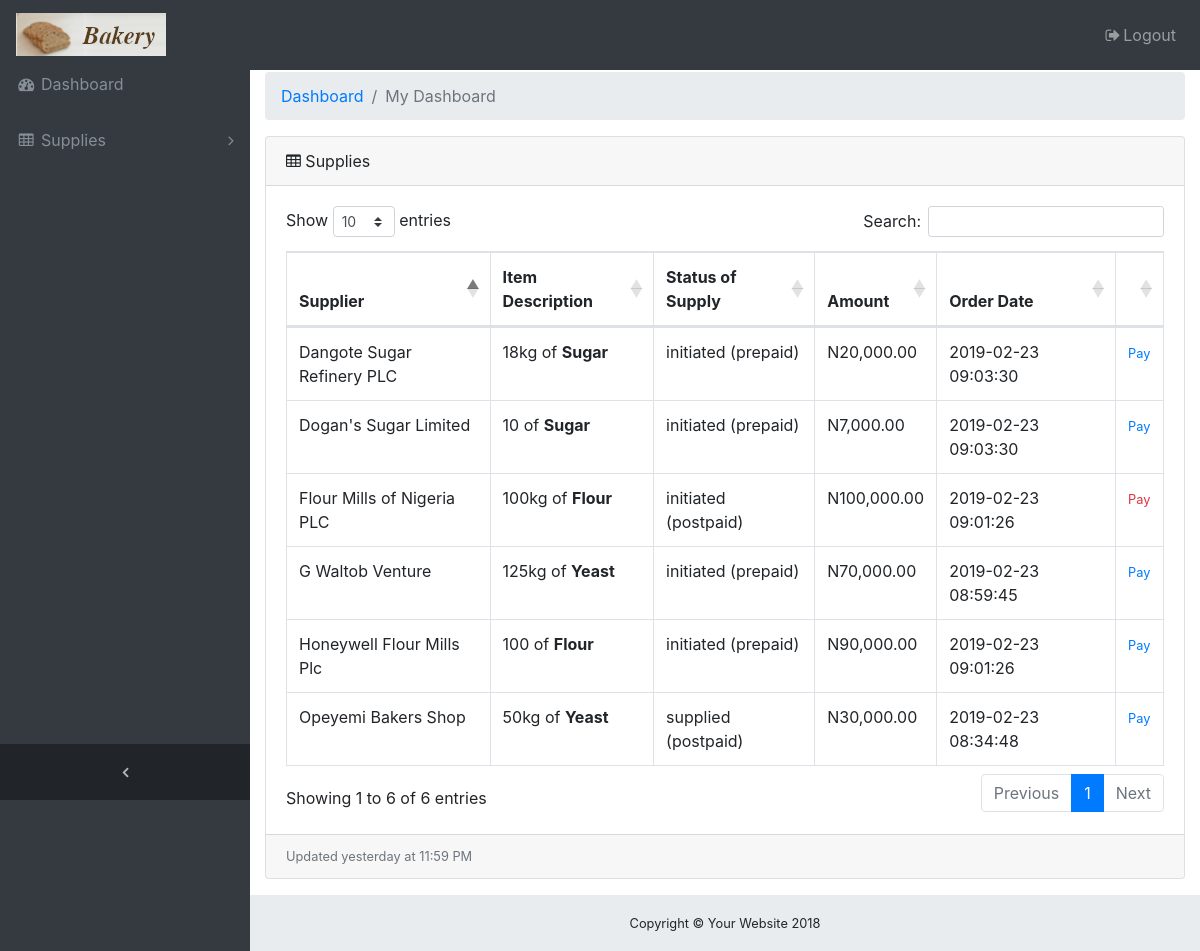
Before: / (signed in) with the older database file.
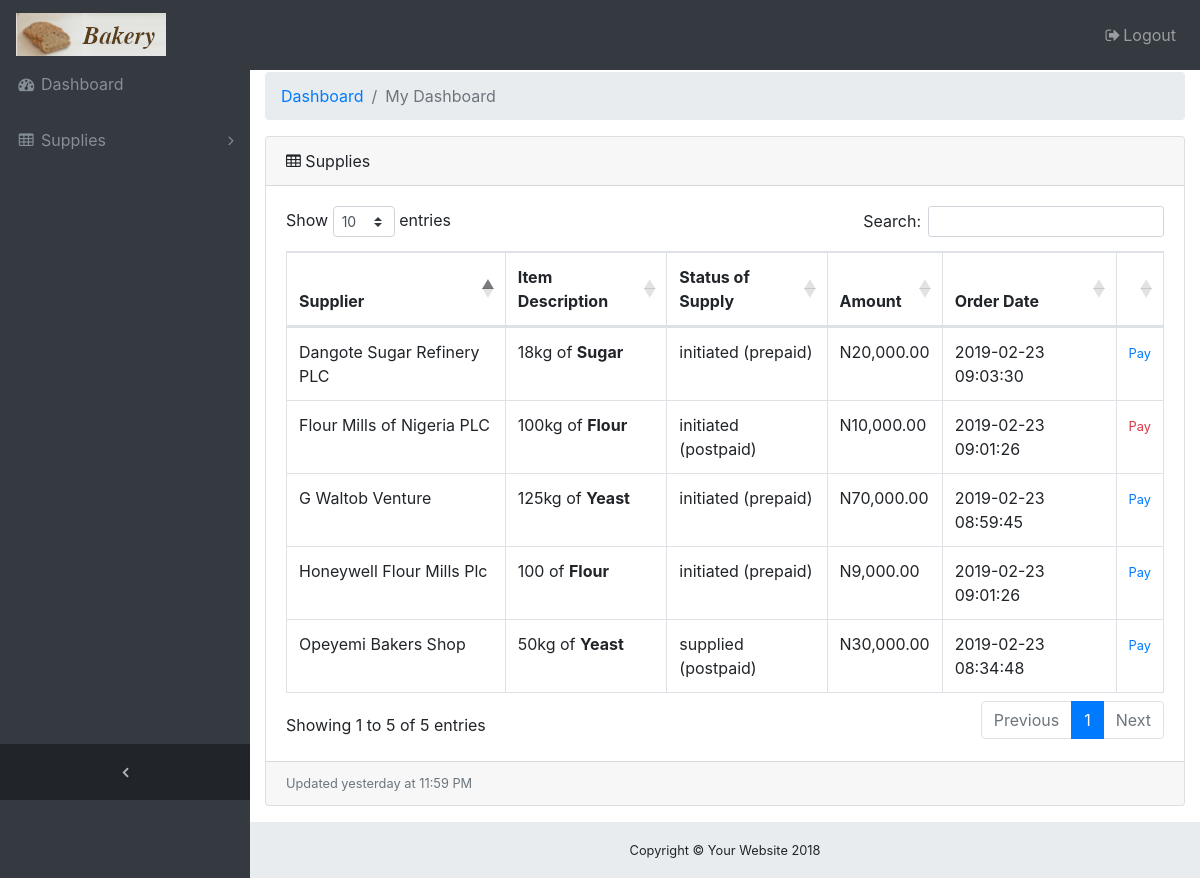
After: the same page with the newer database file.
### tables this page shows
CREATE TABLE `suppliers` (
  `id` int(11) NOT NULL,
  `paystack_recepient_code` varchar(50) NOT NULL,
  `name` varchar(100) NOT NULL,
  `email` varchar(50) NOT NULL,
  `telephone` varchar(50) NOT NULL,
  `address` varchar(100) NOT NULL,
  `items` varchar(50) NOT NULL,
  `date_added` timestamp NOT NULL DEFAULT CURRENT_TIMESTAMP
);

CREATE TABLE `supplies` (
  `id` int(11) NOT NULL,
  `payment_reference_id` varchar(50) NOT NULL,
  `transfer_code` varchar(50) NOT NULL,
  `item_id` int(11) NOT NULL,
  `supplier_id` int(11) NOT NULL,
  `status` enum('initiated','supplied','paid','cancelled','returned') NOT NULL DEFAULT 'initiated',
  `quantity_desc` varchar(50) NOT NULL,
  `amount` int(11) NOT NULL,
  `supply_type` enum('prepaid','postpaid') NOT NULL DEFAULT 'postpaid',
  `paid` enum('yes','no') NOT NULL DEFAULT 'no',
  `supply_order_date` timestamp NULL DEFAULT CURRENT_TIMESTAMP,
  `supply_date` timestamp NULL DEFAULT NULL,
  `payment_date` timestamp NULL DEFAULT NULL
);

CREATE TABLE `items` (
  `id` int(11) NOT NULL,
  `item_name` varchar(100) NOT NULL,
  `date_added` timestamp NOT NULL DEFAULT CURRENT_TIMESTAMP
);

### includes/supplies.php (the view, shortened to what this page needs)
<?php
class showSupplies {
    function get_supplies ($db, $function="make_table"){
        $sql = "SELECT `supplies`.*, `items`.`item_name`, `suppliers`.`name` AS `supplier_name`
        FROM `supplies`, `suppliers`, `items`
        WHERE (`paid` = 'no'
        AND (`status` != 'cancelled' ||  `status` != 'returned'))
        AND `supplies`.`item_id` = `items`.`id`
        AND `supplies`.`supplier_id` = `suppliers`.`id`";
        $result = @mysqli_query($db, $sql);
        $response = "";
        while ($rows = @mysqli_fetch_assoc($result)){
            $response .= $this->$function($rows);
        }
        return $response;
    }
    function make_table ($rows){
        if (($rows['supply_type'] == 'prepaid'
        && $rows['status'] == 'initiated') ||
        ($rows['supply_type'] == 'postpaid'
        && $rows['status'] == 'supplied')){
            $pay = '<a href="pay.php?supply_id='.$rows['id'].'" target="pay_frame">
            <small data-toggle="modal" data-target="#payModal">Pay</small>
            </a>';
        } else {
            $pay = '<small class="text-danger">Pay</small>';
        }
        $row = '
        <tr>
          <td>'.$rows['supplier_name'].'</td>
          <td>'.$rows['quantity_desc'].' of <strong>'.$rows['item_name'].'</strong></td>
          <td>'.$rows['status'].' ('.$rows['supply_type'].')</td>
          <td>N'.number_format($rows['amount'],2,".",",").'</td>
          <td>'.$rows['supply_order_date'].'</td>
          <td>'.$pay.'</td>
        </tr>
        ';
        return $row;
    }
}
?>

### index.php (shortened to what this page needs)
<?php
require_once 'includes/supplies.php';
?>
<!DOCTYPE html>
<html lang="en">
<head>
  <link rel="stylesheet" href="//stackpath.bootstrapcdn.com/bootstrap/4.3.1/css/bootstrap.min.css">
  <link href="//stackpath.bootstrapcdn.com/font-awesome/4.7.0/css/font-awesome.min.css" rel="stylesheet">
  <link href="//cdn.datatables.net/1.10.18/css/dataTables.bootstrap4.min.css" rel="stylesheet">
  <link href="css/sb-admin.css" rel="stylesheet">
</head>
<body class="fixed-nav sticky-footer bg-dark" id="page-top">
  <nav class="navbar navbar-expand-lg navbar-dark bg-dark fixed-top" id="mainNav">
    <a class="navbar-brand" href="index.php">
    <img src="images/logo_bakery.png" alt="Bakery">
    </a>
    <div class="collapse navbar-collapse" id="navbarResponsive">
      <ul class="navbar-nav navbar-sidenav" id="exampleAccordion">
        <li class="nav-item" data-toggle="tooltip" data-placement="right" title="Dashboard">
          <a class="nav-link" href="index.html">
            <i class="fa fa-fw fa-dashboard"></i>
            <span class="nav-link-text">Dashboard</span>
          </a>
        </li>
        <li class="nav-item" data-toggle="tooltip" data-placement="right" title="Components">
          <a class="nav-link nav-link-collapse collapsed" data-toggle="collapse" href="#collapseComponents" data-parent="#exampleAccordion">
          <i class="fa fa-fw fa-table"></i>
            <span class="nav-link-text">Supplies</span>
          </a>
        </li>
      </ul>
      <ul class="navbar-nav sidenav-toggler">
        <li class="nav-item">
          <a class="nav-link text-center" id="sidenavToggler">
            <i class="fa fa-fw fa-angle-left"></i>
          </a>
        </li>
      </ul>
      <ul class="navbar-nav ml-auto">
        <li class="nav-item">
          <a class="nav-link" data-toggle="modal" data-target="#logoutModal">
            <i class="fa fa-fw fa-sign-out"></i>Logout</a>
        </li>
      </ul>
    </div>
  </nav>
  <div class="content-wrapper">
    <div class="container-fluid">
      <ol class="breadcrumb">
        <li class="breadcrumb-item">
          <a href="#">Dashboard</a>
        </li>
        <li class="breadcrumb-item active">My Dashboard</li>
      </ol>
      <div class="card mb-3">
        <div class="card-header">
          <i class="fa fa-table"></i> Supplies</div>
        <div class="card-body">
          <div class="table-responsive">
            <table class="table table-bordered" id="dataTable" width="100%" cellspacing="0">
              <thead>
                <tr>
                  <th>Supplier</th>
                  <th>Item Description</th>
                  <th>Status of Supply</th>
                  <th>Amount</th>
                  <th>Order Date</th>
                  <th></th>
                </tr>
              </thead>
              <tbody>
                <?php
                $supplies = new Supply\showSupplies;
                $supply_table = $supplies->get_supplies($link);
                echo $supply_table;
                ?>
              </tbody>
            </table>
          </div>
        </div>
        <div class="card-footer small text-muted">Updated yesterday at 11:59 PM</div>
      </div>
    </div>
    <footer class="sticky-footer">
      <div class="container">
        <div class="text-center">
          <small>Copyright © Your Website 2018</small>
        </div>
      </div>
    </footer>
  </div>
</body>
</html>

### css/sb-admin.css (style rules this page uses)
html { position: relative; min-height: 100%; }
body { overflow-x: hidden; }
body.sticky-footer { margin-bottom: 56px; }
body.sticky-footer .content-wrapper { min-height: calc(100vh - 56px - 56px); }
body.fixed-nav { padding-top: 56px; }
.content-wrapper { min-height: calc(100vh - 56px); padding-top: 1rem; }
#mainNav .navbar-collapse { overflow: auto; max-height: 75vh; }
#mainNav .navbar-collapse .navbar-nav .nav-item .nav-link { cursor: pointer; }
#mainNav .navbar-collapse .navbar-sidenav .nav-link-collapse:after { float: right; content: '\f107'; font-family: 'FontAwesome'; }
#mainNav .navbar-collapse .navbar-sidenav .nav-link-collapse.collapsed:after { content: '\f105'; }
#mainNav .navbar-collapse .sidenav-toggler { display: none; }
@media (min-width: 992px) { #mainNav .navbar-brand { width: 250px; } }
@media (min-width: 992px) { #mainNav .navbar-collapse { overflow: visible; max-height: none; } }
@media (min-width: 992px) { #mainNav .navbar-collapse .navbar-sidenav { position: absolute; top: 0; left: 0; -webkit-flex-direction: column; -ms-flex-direction: column; flex-direction: column; margin-top: 56px; } }
@media (min-width: 992px) { #mainNav .navbar-collapse .navbar-sidenav > .nav-item { width: 250px; padding: 0; } }
@media (min-width: 992px) { #mainNav .navbar-collapse .navbar-sidenav > .nav-item > .nav-link { padding: 1em; } }
#mainNav.fixed-top .sidenav-toggler { display: none; }
@media (min-width: 992px) { #mainNav.fixed-top .navbar-sidenav { height: calc(100vh - 112px); } }
@media (min-width: 992px) { #mainNav.fixed-top .sidenav-toggler { position: absolute; top: 0; left: 0; display: flex; -webkit-flex-direction: column; -ms-flex-direction: column; flex-direction: column; margin-top: calc(100vh - 56px); } }
@media (min-width: 992px) { #mainNav.fixed-top .sidenav-toggler > .nav-item { width: 250px; padding: 0; } }
@media (min-width: 992px) { #mainNav.fixed-top .sidenav-toggler > .nav-item > .nav-link { padding: 1em; } }
#mainNav.fixed-top.navbar-dark .sidenav-toggler { background-color: #212529; }
#mainNav.fixed-top.navbar-dark .sidenav-toggler a i { color: #adb5bd; }
.content-wrapper { overflow-x: hidden; background: white; }
@media (min-width: 992px) { .content-wrapper { margin-left: 250px; } }
#sidenavToggler i { font-weight: 800; }
#mainNav.navbar-dark .navbar-collapse .navbar-sidenav .nav-link-collapse:after { color: #868e96; }
#mainNav.navbar-dark .navbar-collapse .navbar-sidenav > .nav-item > .nav-link { color: #868e96; }
@media (min-width: 992px) { #mainNav.navbar-dark .navbar-collapse .navbar-sidenav { background: #343a40; } }
footer.sticky-footer { position: absolute; right: 0; bottom: 0; width: 100%; height: 56px; background-color: #e9ecef; line-height: 55px; }
@media (min-width: 992px) { footer.sticky-footer { width: calc(100% - 250px); } }

Changed rows visible on the page:
no longer on this page (row unchanged): suppliers: name "Dogan's Sugar Limited"
no longer on this page (row edited): supplies: quantity_desc "10", status "initiated", supply_type "prepaid", amount "7,000.00", supply_order_date "2019-02-23 09:03:30"
changed supplies "100kg": amount "100,000.00" → "10,000.00"
changed supplies (number 4 of 5 on the later page): amount "90,000.00" → "9,000.00"
computed for items: item_name "Sugar Sugar" → "Sugar"
Other visible differences:
text written by a page script: "Show entries Search: Showing 1 to 6 of 6 entries Previous 1 Next" → "Show entries Search: Showing 1 to 5 of 5 entries Previous 1 Next"
text no longer shown: "of of of of of of ( ( ( ( ( ( ) ) ) ) ) ) N N N N N N Pay Pay Pay Pay Pay"
text now shown: "of of of of of ( ( ( ( ( ) ) ) ) ) N N N N N Pay Pay Pay Pay"
